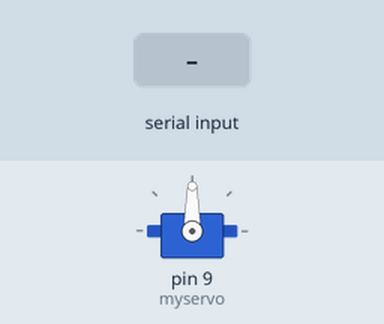
Simulated run of this sketch. Board: Arduino Uno, built with avr-gcc and run on an emulated ATmega328P. Parts: servo. Inputs (shaded band) come from the test bench.

Above: at 1.2 s.
1.3 s: "90,45\n" received over Serial
At 2.5 s:
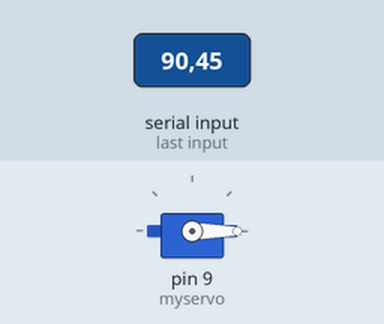
2.8 s: "30,150\n" received over Serial
At 3.6 s:
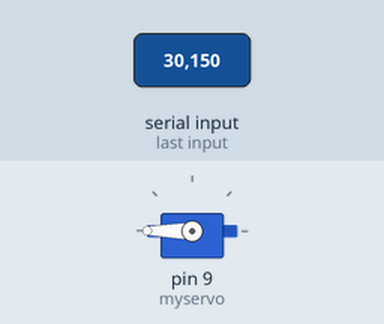
4.3 s: "5\n" received over Serial
At 4.6 s:
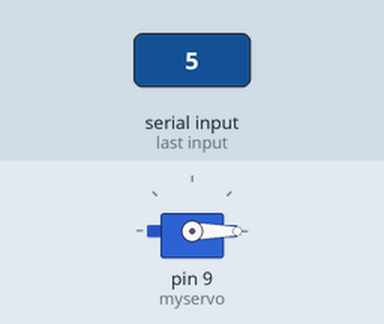
5.8 s: "90\n" received over Serial
At 7.0 s:
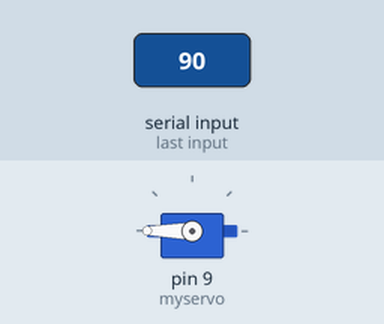
7.3 s: "30,150\n" received over Serial
At 8.3 s:
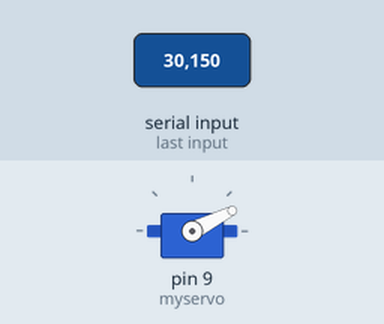
Timing chart, 0 to 9.8 s (numbered marks = the images above; inputs shaded):
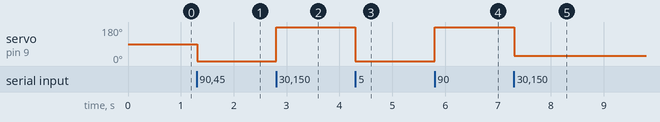

Measured:
- after the input at 1.3 s, servo on pin 9 (myservo): 90° → 0° at once
- after the input at 2.8 s, servo on pin 9 (myservo): 0° → 180° at once
- after the input at 4.3 s, servo on pin 9 (myservo): 180° → 0° at once
- after the input at 5.8 s, servo on pin 9 (myservo): 0° → 180° at once
- after the input at 7.3 s, servo on pin 9 (myservo): 180° → 27° at once

The sketch:

FaceOSC_Servo_fr.ino
```cpp
// FaceOSC Servo Action
// Franziska Hübler / http://www.huebler.cc
// Jeremy Tai Abbett / http://jeremy.abbett

#include <Servo.h>

Servo myservo;  // create servo object to control a servo
int pos = 0;    // variable to store the servo position

void setup()
{
  myservo.attach(9);  // attaches the servo on pin 9 to the servo object
  Serial.begin(9600);
}

void loop()
{
  boolean update = false;
  while(Serial.available() > 0) {
    byte temp = Serial.read();

    if(temp == '.') {
      update = true;
      break;
    }
    else {
      pos *= 10; // shift the currently stored position
      pos += (temp - '0'); // Add the new digit;
      myservo.write(pos);
    }
  }

  if(update && pos >= 0 && pos <= 180) {
    pos = 0;
  }
  else if(update) {
    pos = 0;
  }
}
```
